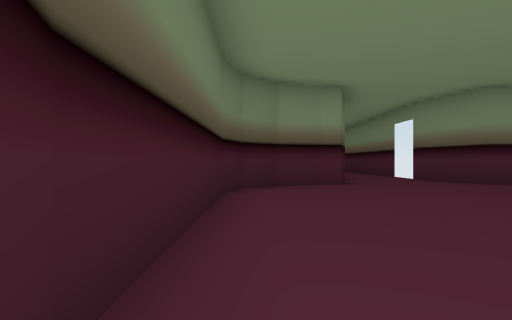
View 1 (above)

13 first-person views from a walk through a Unity game level. The camera is 1.2 m above the floor, looks level and sees 75° across. Doors are open. The floor is counted in squares, 2 m on a side. Each view is taken from the middle of a square. On the plan, view 1 faces up. The plan holds only what a view shows up to about 10 squares ahead; the rest is blank. The place goes on beyond the plan. The player is left out. Some surface patterns are stand-ins.

View 2
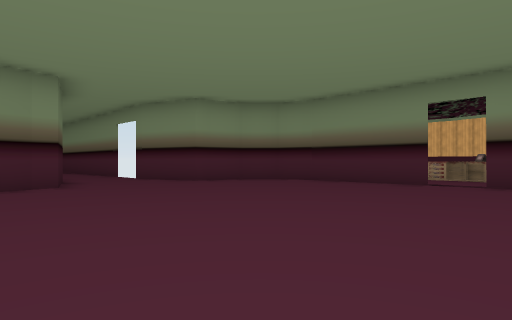

View 3
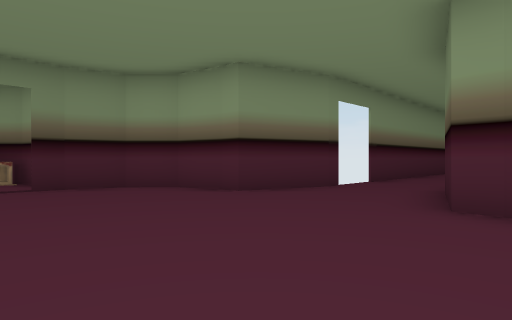

View 4
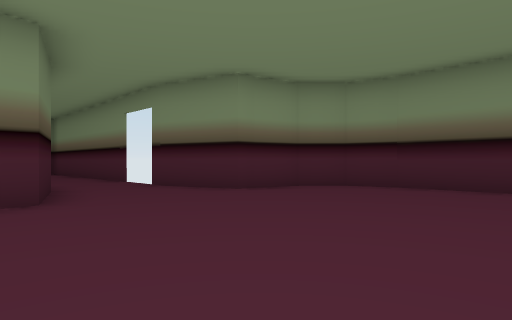

View 5
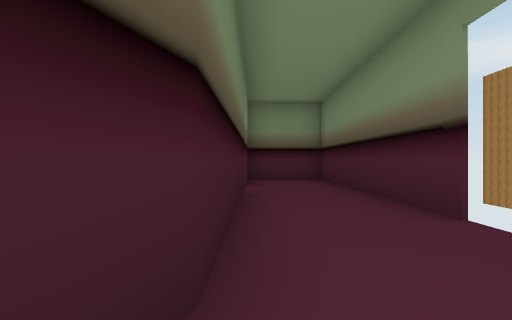

View 6
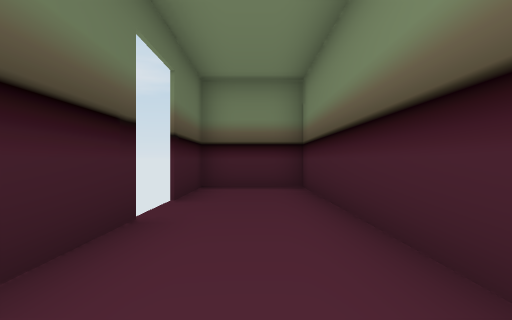

View 7
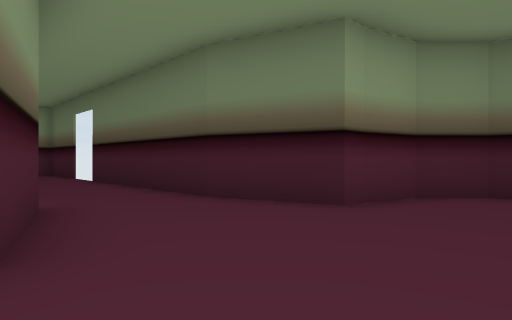

View 8
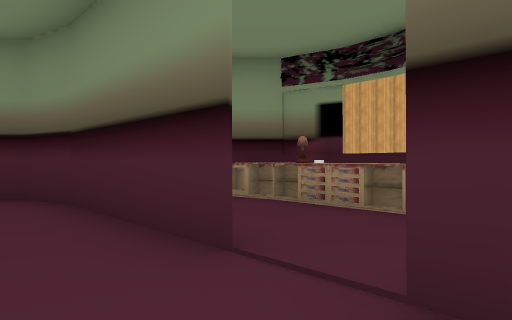

View 9
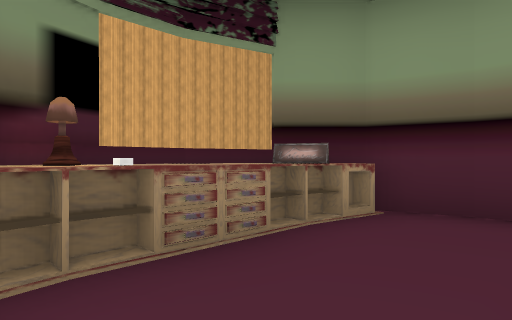

View 10
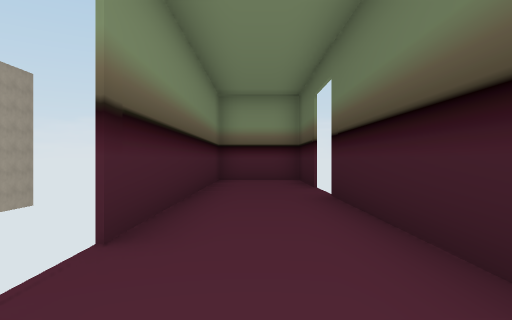

View 11
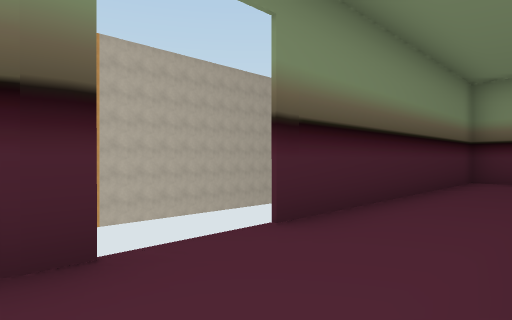

View 12
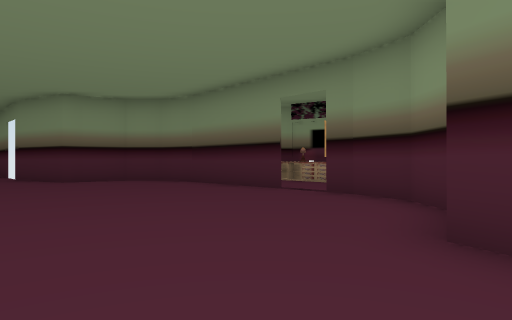

View 13
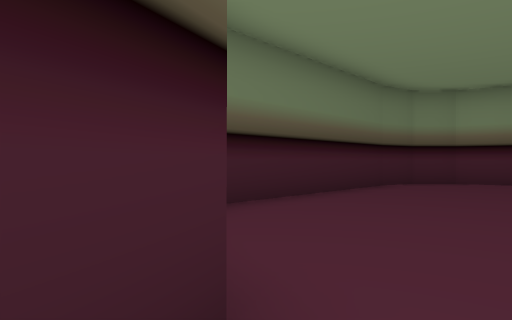

### Floor plan
Points are (right, up) in squares from view 1. A wall is a line through its corners. A room is listed if a view was taken in it or the views show most of it. See-through windows are left out.
Room 1 (views 1, 2, 3, 4, 5, 6, 7, 8, 10, 11, 12, 13)
walls: (8.4, 2.6) (8.4, 6.1); (8.4, 6) (8.1, 7.1) (7.3, 7.9) (6.2, 8.2) (5.7, 8.3) (5.1, 10.4); (1.7, 8.3) (0.5, 7.9) (-0.3, 7.1) (-0.6, 5.9); (-0.6, 6) (-0.6, 0.9); (8.4, 0.9) (8.4, 1.6); (-0.6, 1.1) (-0.3, -0.1) (0.5, -0.9) (1.7, -1.2); (6.1, -1.3) (7.3, -0.9) (8.1, -0.1) (8.5, 1); (1.6, -1.2) (2.1, -1.3) (2.8, -3.4); (5.1, 10.2) (5.1, 10.7); (2.8, 10.4) (2.1, 8.3) (1.6, 8.2); (2.8, -3.3) (2.8, -8.4); (5.1, -3.4) (5.7, -1.3) (6.2, -1.2); (5.1, -3.8) (5.1, -3.3); (5.1, 12.2) (5.1, 17.4); (2.8, 15.5) (2.8, 10.2); (5.1, -8.5) (5.1, -5.3)
ways out: open door at (8.5, 2) to room 2; opening at (4, -9) to room 3; open door at (3, -9.5) to room 3; opening at (4, 17) to room 4; open door at (3, 16.5) to room 4; open door at (5, -4.5); open door at (5, 11.5)
Room 2 (view 9)
walls: (10.9, 4.5) (10.7, 5.3); (11.1, 4.5) (11, 5); (11.9, 3) (11.9, 4); (9.8, 1) (10.9, 1.3) (11.7, 2) (11.9, 3.1); (12, 3.8) (11.7, 4.9) (11, 5.7)
ways out: open door at (8.5, 2) to room 1
objects: other object (11, 2); other object (11, 4)
Room 3 (no view inside)
walls: (2.8, -9.9) (2.8, -12.7) (5.1, -12.7) (5.1, -8.5)
ways out: opening at (4, -9) to room 1; open door at (3, -9.5) to room 1
Room 4 (no view inside)
walls: (5.1, 17.4) (5.1, 19.7) (2.8, 19.7) (2.8, 17)
ways out: opening at (4, 17) to room 1; open door at (3, 16.5) to room 1

Positions as (right, up) in squares from view 1, and headings:
1: (0, 0), facing up
2: (0, 0), facing up-right
3: (1, 3), facing down-right
4: (1, 3), facing up-right
5: (3, 9), facing up
6: (4, 12), facing up
7: (6, 1), facing down-left
8: (7, 1), facing up-right
9: (9, 5), facing down-right
10: (4, -3), facing down
11: (3, -3), facing down-right
12: (3, -2), facing up-right
13: (3, -2), facing up-left
